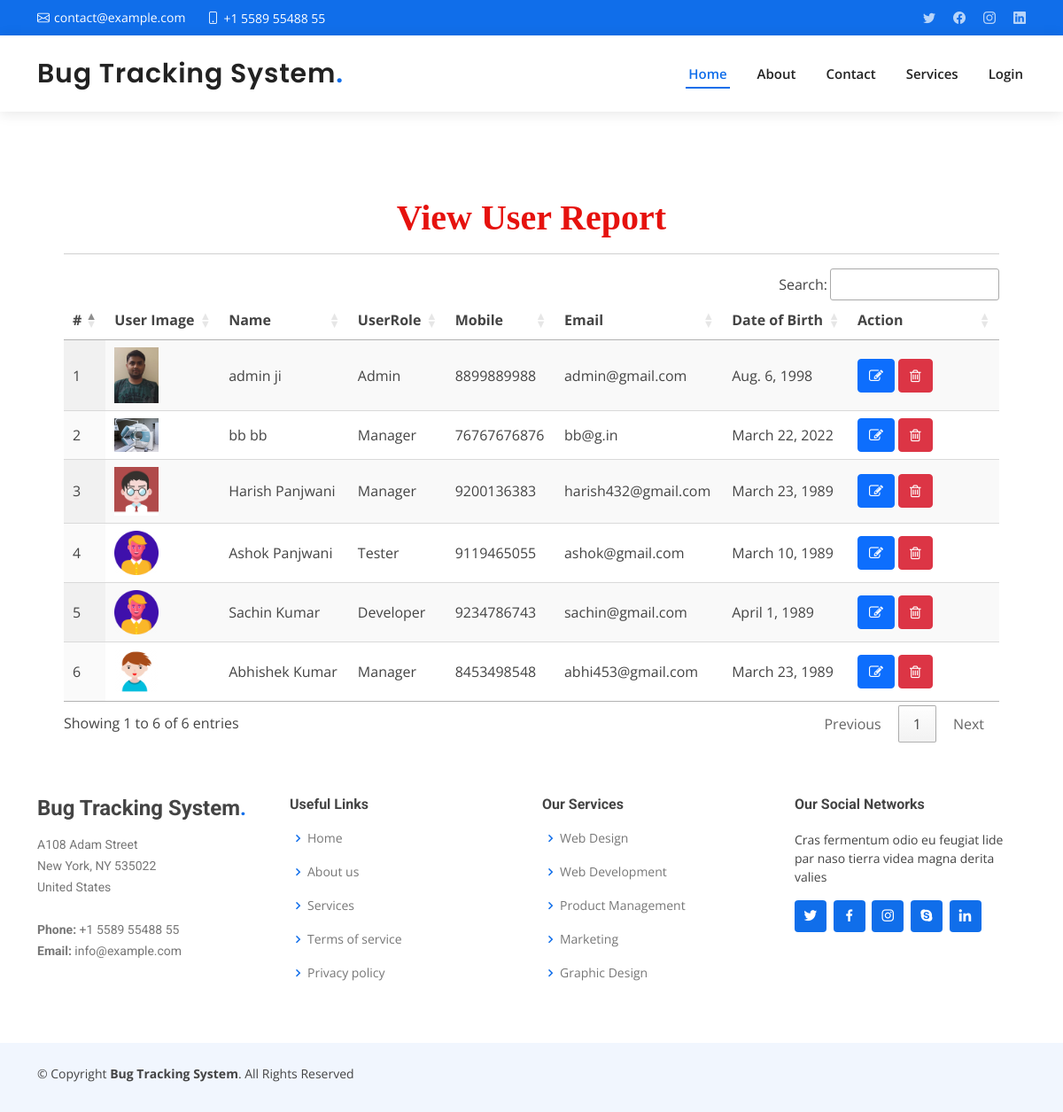
Screenshot of /user-report with the database file from the repository.
### bugapp/models.py (models this page shows, shortened)
class UserProfile(models.Model):
    user = models.ForeignKey(User, on_delete=models.CASCADE, null=True, blank=True)
    userrole = models.IntegerField(choices=USERROLE, null=True, blank=True, default=0)
    contact = models.CharField(max_length=100, null=True, blank=True)
    department = models.CharField(max_length=100, null=True, blank=True)
    address = models.CharField(max_length=100, null=True, blank=True)
    gender = models.CharField(max_length=100, null=True, blank=True)
    dob = models.DateField(null=True, blank=True)
    file = models.FileField(null=True, blank=True)

### bugapp/views.py (the view)
# urls.py: path('user-report', user_report, name='user_report'),
def user_report(request):
    user = UserProfile.objects.all()
    return render(request, 'user_report.html', {'user': user})

### bugapp/templates/user_report.html (shortened to what this page needs)
{% extends 'index.html' %}
{% load static %}
{% block body %}
  <link rel='stylesheet' type='text/css' href="https://cdn.datatables.net/1.10.21/css/jquery.dataTables.min.css">
  <link rel='stylesheet' type='text/css' href="https://cdn.datatables.net/buttons/1.6.2/css/buttons.dataTables.min.css">
<div class="container-fluid" style="width:90%;margin-top:8%">
                    <div class="container-fluid">
                        <h1 align="center" style="font-weight:bold;font-family : 'Monotype Corsiva' ; color : #E6120E ;margin-top:4%">View User Report</h1>
                         </div><hr>
                                <table id="example" class="display" style="width:100%">
                                  <thead>
                                    <tr>
                                      <th>#</th>
                                      <th>User Image</th>
                                      <th>Name</th>
                                      <th>UserRole</th>
                                      <th>Mobile</th>
                                      <th>Email</th>
                                      <th>Date of Birth</th>
                                      <th>Action</th>
                                  </tr>
                              </thead>
                              <tbody>
                              {% for i in user %}
                                <tr>
                                  <td>{{forloop.counter}}</td>
                                  <td>
                                      {% if i.file %}
                                        <img src="{{i.file.url}}" style="width:50px">
                                      {% endif %}
                                  </td>
                                  <td>{{i.user.first_name}} {{i.user.last_name}}</td>
                                  <td>{{i.get_userrole_display}}</td>
                                  <td>{{i.contact}}</td>
                                  <td>{{i.user.email}}</td>
                                  <td>{{i.dob}}</td>
                                  <td style="width:150px">
                                      <a href="/edit-user/{{i.id}}"><button class="btn btn-primary"><i class="fa fa-edit"></i></button></a>
                                      <a href="/delete-user/{{i.id}}"><button class="btn btn-danger" onclick="return confirm('Are you sure?')"><i class="fa fa-trash-o"></i></button></a>
                                  </td>
                              </tr>
                              {% endfor %}
                          </tbody>
                      </table>
                  </div>
{% endblock %}

### bugapp/static/assets/css/style.css (style rules this page uses)
body { font-family: "Open Sans", sans-serif; color: #444444; }
a { color: #106eea; text-decoration: none; }
h1, h2, h3, h4, h5, h6 { font-family: "Roboto", sans-serif; }

### rows the page displays
UserProfile: file (picture), user.first_name "admin", user.last_name "ji", userrole "Admin", contact "8899889988", user.email "admin@gmail.com", dob "Aug. 6, 1998"
UserProfile: file (picture), user.first_name "bb", user.last_name "bb", userrole "Manager", contact "76767676876", user.email "bb@g.in", dob "March 22, 2022"
UserProfile: file (picture), user.first_name "Harish", user.last_name "Panjwani", userrole "Manager", contact "9200136383", user.email "harish432@gmail.com", dob "March 23, 1989"
UserProfile: file (picture), user.first_name "Ashok", user.last_name "Panjwani", userrole "Tester", contact "9119465055", user.email "ashok@gmail.com", dob "March 10, 1989"
UserProfile: file (picture), user.first_name "Sachin", user.last_name "Kumar", userrole "Developer", contact "9234786743", user.email "sachin@gmail.com", dob "April 1, 1989"
UserProfile: file (picture), user.first_name "Abhishek", user.last_name "Kumar", userrole "Manager", contact "8453498548", user.email "abhi453@gmail.com", dob "March 23, 1989"
